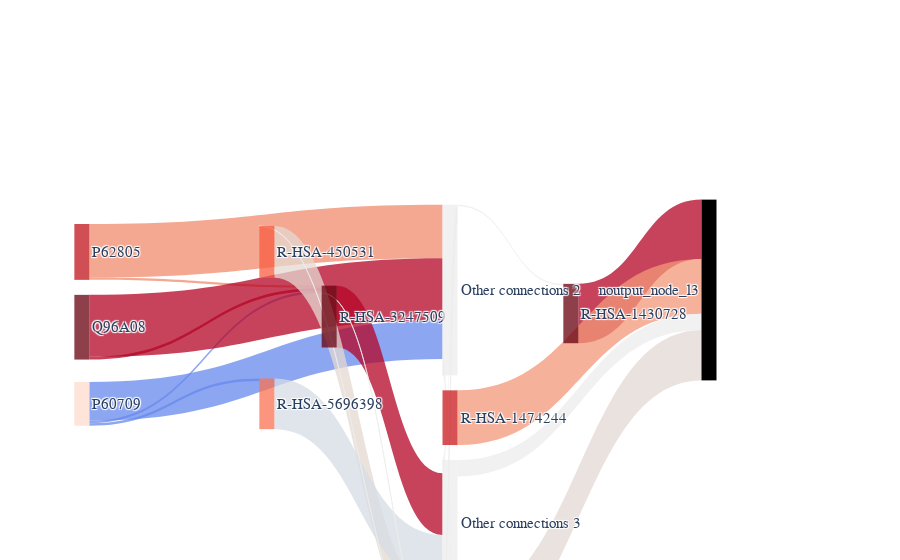

The cell this chart's notebook holds for it:
### Code cell
from binn.plot.sankey import SankeyPlotter

plotter = SankeyPlotter(
    explanations_data=single_explanations,
    multiclass=False,
    show_top_n=3,
    value_col="importance",
    node_cmap="Reds",
    edge_cmap="coolwarm"
)

fig = plotter.plot()
fig.show()

### Figure 1 — Plotly figure (JSON) as saved in the notebook; plotly's stock layout.template omitted (floating-point values rounded to 4 significant figures)
{"data": [{"arrangement": "snap", "link": {"color": ["rgba(103,136,238,0.75)", "rgba(103,136,238,0.75)", "rgba(103,136,238,0.75)", "rgba(240,138,108,0.75)", "rgba(240,138,108,0.75)", "rgba(180,4,38,0.75)", "rgba(180,4,38,0.75)", "rgba(180,4,38,0.75)", "rgba(243,151,120,0.75)", "rgba(227,217,211,0.75)", "rgba(180,4,38,0.75)", "rgba(229,216,209,0.75)", "rgba(214,220,228,0.75)", "rgba(236,236,236,0.75)", "rgba(236,236,236,0.75)", "rgba(236,236,236,0.75)", "rgba(236,236,236,0.75)", "rgba(236,236,236,0.75)", "rgba(236,236,236,0.75)", "rgba(236,236,236,0.75)", "rgba(236,236,236,0.75)"], "source": [0, 0, 0, 1, 1, 2, 2, 3, 4, 5, 6, 7, 8, 9, 9, 9, 10, 10, 10, 10, 11], "target": [10, 6, 8, 10, 6, 10, 6, 12, 12, 12, 11, 5, 11, 10, 6, 7, 11, 3, 4, 5, 12], "value": [0.2367, 0.01479, 0.01479, 0.3258, 0.01417, 0.3774, 0.01641, 0.3612, 0.3328, 0.306, 0.3762, 0.3158, 0.308, 0.09869, 0.0002865, 0.001022, 0.07983, 0.01011, 0.008849, 0.00121, 0.1]}, "node": {"color": ["rgba(254,219,204,0.75)", "rgba(191,21,27,0.75)", "rgba(103,0,13,0.75)", "rgba(103,0,13,0.75)", "rgba(201,24,29,0.75)", "rgba(249,96,68,0.75)", "rgba(103,0,13,0.75)", "rgba(248,93,66,0.75)", "rgba(251,114,82,0.75)", "rgba(236,236,236,0.75)", "rgba(236,236,236,0.75)", "rgba(236,236,236,0.75)", "rgba(0,0,0,1)"], "label": ["P60709", "P62805", "Q96A08", "R-HSA-1430728", "R-HSA-1474244", "R-HSA-8953854", "R-HSA-3247509", "R-HSA-450531", "R-HSA-5696398", "Other connections 1", "Other connections 2", "Other connections 3", "noutput_node_l3"], "line": {"color": "white", "width": 0}, "pad": 15, "thickness": 15, "x": [0.0025, 0.0025, 0.0025, 0.5025, 0.5025, 0.5025, 0.2525, 0.2525, 0.2525, 0.5025, 0.5, 0.5, 0.85], "y": [0.7996, 0.3998, 0, 0, 0.3998, 0.7996, 0, 0.3998, 0.7996, 0.9, 0.5, 0.5, 0.5]}, "orientation": "h", "textfont": {"family": "Arial", "size": 15}, "type": "sankey"}], "layout": {}}
